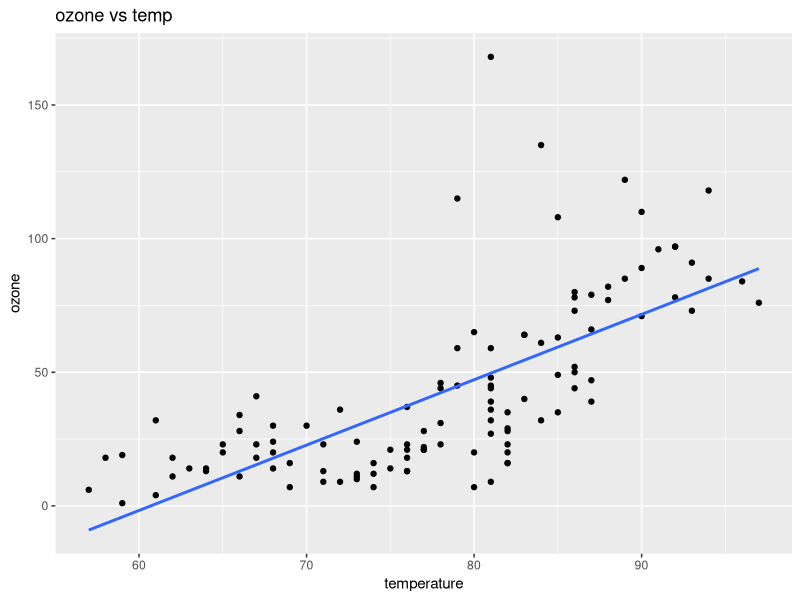
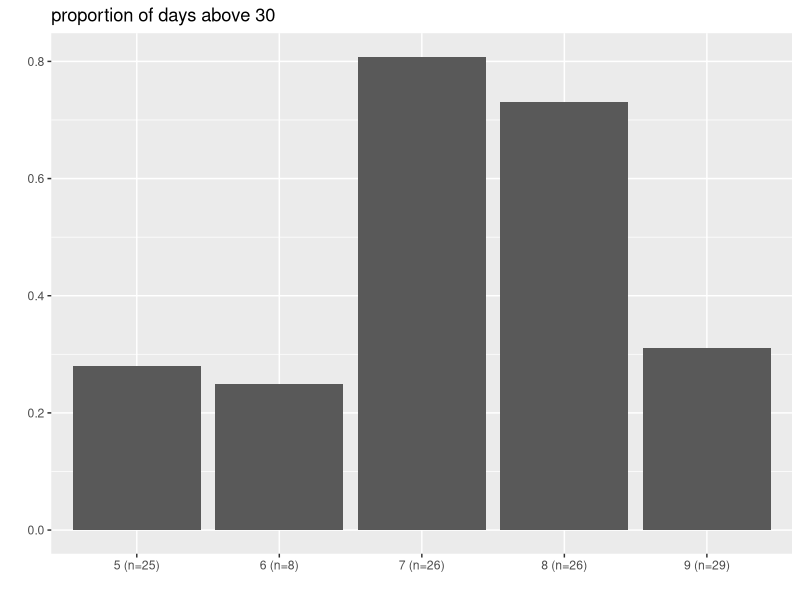

Source code (R) for these figures, in order:
# air quality analysis
# started this ages ago, came back to it
# NOTE: this is the one that works. ignore analysis_old.R

library(ggplot2)

cutoff <- 30

d=airquality
d2 = d[!is.na(d$Ozone),]
d2$month_name=month.name[d2$Month]

# drop the really windy days, they were doing something strange
d2 = d2[d2$Wind<20,]

may = d2[d2$Month==5,]
june = d2[d2$Month==6,]
july = d2[d2$Month==7,]

may_mean = mean(may$Ozone)
june_mean=mean(june$Ozone)
july_mean = mean(july$Ozone)

# may_median = median(may$Ozone)
# june_median = median(june$Ozone)
# july_median = median(july$Ozone)

res=data.frame(month=c("May","June","July"),mean_ozone=c(may_mean,june_mean,july_mean))

print(res)

tmp <- split(d2$Ozone, d2$Month)
n <- sapply(tmp, function(i) length(i))

x1 = c()
for(i in 1:length(tmp)){
x1[i] = mean(tmp[[i]] > cutoff)
}

names(x1) = names(tmp)

d3 = data.frame(month=names(n), n=as.numeric(n), prop_high=as.numeric(x1))

# add the labels and sort it and work out which ones we care about
d3$label = paste0(d3$month, " (n=", d3$n, ")")
d3 = d3[order(-d3$prop_high),]
d3$flag = d3$prop_high > 0.5
worst = d3$month[1]

p=ggplot(d2,aes(x=Temp,y=Ozone))+geom_point()+geom_smooth(method="lm",se=F)+labs(title="ozone vs temp",x="temperature",y="ozone")
print(p)

p2 <- ggplot(d3, aes(x = label, y = prop_high)) +
  geom_col() +
  labs(title = paste("proportion of days above", cutoff), x = "", y = "")
print(p2)

# check whether the flagged months are the hot ones
hot = d2[d2$Temp > mean(d2$Temp),]
hot_months = unique(hot$Month)
if(worst %in% hot_months == T){
  message("worst month is a hot month")
} else {
  message("worst month is not a hot month")
}

write.csv(res,"results.csv")
write.csv(d3,"results2.csv")
